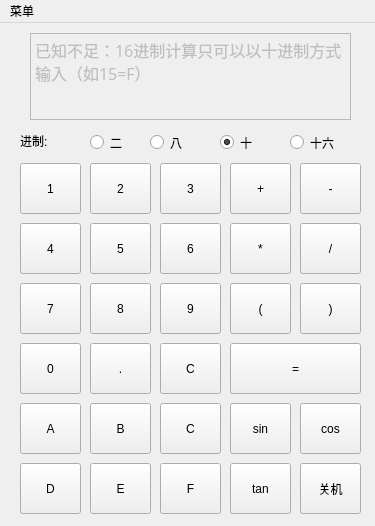
<?xml version="1.0" encoding="UTF-8"?>
<ui version="4.0">
 <class>MainWindow</class>
 <widget class="QMainWindow" name="MainWindow">
  <property name="geometry">
   <rect>
    <x>0</x>
    <y>0</y>
    <width>375</width>
    <height>526</height>
   </rect>
  </property>
  <property name="windowTitle">
   <string>MainWindow</string>
  </property>
  <widget class="QWidget" name="centralWidget">
   <widget class="QPushButton" name="pushButton">
    <property name="geometry">
     <rect>
      <x>20</x>
      <y>140</y>
      <width>61</width>
      <height>51</height>
     </rect>
    </property>
    <property name="text">
     <string>1</string>
    </property>
    <property name="shortcut">
     <string>1</string>
    </property>
   </widget>
   <widget class="QPushButton" name="pushButton_2">
    <property name="geometry">
     <rect>
      <x>90</x>
      <y>140</y>
      <width>61</width>
      <height>51</height>
     </rect>
    </property>
    <property name="text">
     <string>2</string>
    </property>
    <property name="shortcut">
     <string>2</string>
    </property>
   </widget>
   <widget class="QPushButton" name="pushButton_3">
    <property name="geometry">
     <rect>
      <x>160</x>
      <y>140</y>
      <width>61</width>
      <height>51</height>
     </rect>
    </property>
    <property name="text">
     <string>3</string>
    </property>
    <property name="shortcut">
     <string>3</string>
    </property>
   </widget>
   <widget class="QPushButton" name="pushButton_4">
    <property name="geometry">
     <rect>
      <x>20</x>
      <y>200</y>
      <width>61</width>
      <height>51</height>
     </rect>
    </property>
    <property name="text">
     <string>4</string>
    </property>
    <property name="shortcut">
     <string>4</string>
    </property>
   </widget>
   <widget class="QPushButton" name="pushButton_5">
    <property name="geometry">
     <rect>
      <x>90</x>
      <y>200</y>
      <width>61</width>
      <height>51</height>
     </rect>
    </property>
    <property name="text">
     <string>5</string>
    </property>
    <property name="shortcut">
     <string>5</string>
    </property>
   </widget>
   <widget class="QPushButton" name="pushButton_6">
    <property name="geometry">
     <rect>
      <x>160</x>
      <y>200</y>
      <width>61</width>
      <height>51</height>
     </rect>
    </property>
    <property name="text">
     <string>6</string>
    </property>
    <property name="shortcut">
     <string>6</string>
    </property>
   </widget>
   <widget class="QPushButton" name="pushButton_7">
    <property name="geometry">
     <rect>
      <x>20</x>
      <y>260</y>
      <width>61</width>
      <height>51</height>
     </rect>
    </property>
    <property name="text">
     <string>7</string>
    </property>
   </widget>
   <widget class="QPushButton" name="pushButton_8">
    <property name="geometry">
     <rect>
      <x>90</x>
      <y>260</y>
      <width>61</width>
      <height>51</height>
     </rect>
    </property>
    <property name="text">
     <string>8</string>
    </property>
    <property name="shortcut">
     <string>8</string>
    </property>
   </widget>
   <widget class="QPushButton" name="pushButton_9">
    <property name="geometry">
     <rect>
      <x>160</x>
      <y>260</y>
      <width>61</width>
      <height>51</height>
     </rect>
    </property>
    <property name="text">
     <string>9</string>
    </property>
    <property name="shortcut">
     <string>9</string>
    </property>
   </widget>
   <widget class="QPushButton" name="pushButton_0">
    <property name="geometry">
     <rect>
      <x>20</x>
      <y>320</y>
      <width>61</width>
      <height>51</height>
     </rect>
    </property>
    <property name="text">
     <string>0</string>
    </property>
    <property name="shortcut">
     <string>0</string>
    </property>
   </widget>
   <widget class="QPushButton" name="pushButton_Point">
    <property name="geometry">
     <rect>
      <x>90</x>
      <y>320</y>
      <width>61</width>
      <height>51</height>
     </rect>
    </property>
    <property name="text">
     <string>.</string>
    </property>
    <property name="shortcut">
     <string>.</string>
    </property>
   </widget>
   <widget class="QPushButton" name="pushButton_Is">
    <property name="geometry">
     <rect>
      <x>230</x>
      <y>320</y>
      <width>131</width>
      <height>51</height>
     </rect>
    </property>
    <property name="text">
     <string>=</string>
    </property>
    <property name="shortcut">
     <string>Enter</string>
    </property>
   </widget>
   <widget class="QPushButton" name="pushButton_Jia">
    <property name="geometry">
     <rect>
      <x>230</x>
      <y>140</y>
      <width>61</width>
      <height>51</height>
     </rect>
    </property>
    <property name="text">
     <string>+</string>
    </property>
    <property name="shortcut">
     <string>+</string>
    </property>
   </widget>
   <widget class="QPushButton" name="pushButton_Jian">
    <property name="geometry">
     <rect>
      <x>300</x>
      <y>140</y>
      <width>61</width>
      <height>51</height>
     </rect>
    </property>
    <property name="text">
     <string>-</string>
    </property>
    <property name="shortcut">
     <string>-</string>
    </property>
   </widget>
   <widget class="QPushButton" name="pushButton_Cheng">
    <property name="geometry">
     <rect>
      <x>230</x>
      <y>200</y>
      <width>61</width>
      <height>51</height>
     </rect>
    </property>
    <property name="text">
     <string>*</string>
    </property>
    <property name="shortcut">
     <string>*</string>
    </property>
   </widget>
   <widget class="QPushButton" name="pushButton_Chu">
    <property name="geometry">
     <rect>
      <x>300</x>
      <y>200</y>
      <width>61</width>
      <height>51</height>
     </rect>
    </property>
    <property name="text">
     <string>/</string>
    </property>
    <property name="shortcut">
     <string>/</string>
    </property>
   </widget>
   <widget class="QPushButton" name="pushButton_KH1">
    <property name="geometry">
     <rect>
      <x>230</x>
      <y>260</y>
      <width>61</width>
      <height>51</height>
     </rect>
    </property>
    <property name="text">
     <string>(</string>
    </property>
    <property name="shortcut">
     <string>(</string>
    </property>
   </widget>
   <widget class="QPushButton" name="pushButton_KH2">
    <property name="geometry">
     <rect>
      <x>300</x>
      <y>260</y>
      <width>61</width>
      <height>51</height>
     </rect>
    </property>
    <property name="text">
     <string>)</string>
    </property>
    <property name="shortcut">
     <string>)</string>
    </property>
   </widget>
   <widget class="QPushButton" name="pushButton_Clean">
    <property name="geometry">
     <rect>
      <x>160</x>
      <y>320</y>
      <width>61</width>
      <height>51</height>
     </rect>
    </property>
    <property name="text">
     <string>C</string>
    </property>
   </widget>
   <widget class="QTextEdit" name="textEdit">
    <property name="enabled">
     <bool>false</bool>
    </property>
    <property name="geometry">
     <rect>
      <x>30</x>
      <y>10</y>
      <width>321</width>
      <height>87</height>
     </rect>
    </property>
    <property name="font">
     <font>
      <family>Kristen ITC</family>
      <pointsize>22</pointsize>
     </font>
    </property>
    <property name="cursor" stdset="0">
     <cursorShape>ArrowCursor</cursorShape>
    </property>
    <property name="layoutDirection">
     <enum>Qt::RightToLeft</enum>
    </property>
    <property name="autoFillBackground">
     <bool>true</bool>
    </property>
    <property name="html">
     <string>&lt;!DOCTYPE HTML PUBLIC &quot;-//W3C//DTD HTML 4.0//EN&quot; &quot;http://www.w3.org/TR/REC-html40/strict.dtd&quot;&gt;
&lt;html&gt;&lt;head&gt;&lt;meta name=&quot;qrichtext&quot; content=&quot;1&quot; /&gt;&lt;style type=&quot;text/css&quot;&gt;
p, li { white-space: pre-wrap; }
&lt;/style&gt;&lt;/head&gt;&lt;body style=&quot; font-family:'Kristen ITC'; font-size:22pt; font-weight:400; font-style:normal;&quot;&gt;
&lt;p style=&quot; margin-top:0px; margin-bottom:0px; margin-left:0px; margin-right:0px; -qt-block-indent:0; text-indent:0px;&quot;&gt;&lt;span style=&quot; font-size:12pt;&quot;&gt;已知不足：16进制计算只可以以十进制方式输入（如15=F）&lt;/span&gt;&lt;/p&gt;&lt;/body&gt;&lt;/html&gt;</string>
    </property>
   </widget>
   <widget class="QRadioButton" name="radioButton">
    <property name="geometry">
     <rect>
      <x>90</x>
      <y>110</y>
      <width>41</width>
      <height>19</height>
     </rect>
    </property>
    <property name="text">
     <string>二</string>
    </property>
   </widget>
   <widget class="QLabel" name="label">
    <property name="geometry">
     <rect>
      <x>20</x>
      <y>110</y>
      <width>72</width>
      <height>15</height>
     </rect>
    </property>
    <property name="text">
     <string>进制:</string>
    </property>
   </widget>
   <widget class="QRadioButton" name="radioButton_2">
    <property name="geometry">
     <rect>
      <x>150</x>
      <y>110</y>
      <width>41</width>
      <height>19</height>
     </rect>
    </property>
    <property name="text">
     <string>八</string>
    </property>
   </widget>
   <widget class="QRadioButton" name="radioButton_3">
    <property name="geometry">
     <rect>
      <x>220</x>
      <y>110</y>
      <width>41</width>
      <height>19</height>
     </rect>
    </property>
    <property name="tabletTracking">
     <bool>false</bool>
    </property>
    <property name="acceptDrops">
     <bool>false</bool>
    </property>
    <property name="autoFillBackground">
     <bool>false</bool>
    </property>
    <property name="text">
     <string>十</string>
    </property>
    <property name="checked">
     <bool>true</bool>
    </property>
   </widget>
   <widget class="QRadioButton" name="radioButton_4">
    <property name="geometry">
     <rect>
      <x>290</x>
      <y>110</y>
      <width>61</width>
      <height>19</height>
     </rect>
    </property>
    <property name="tabletTracking">
     <bool>false</bool>
    </property>
    <property name="acceptDrops">
     <bool>false</bool>
    </property>
    <property name="autoFillBackground">
     <bool>false</bool>
    </property>
    <property name="text">
     <string>十六</string>
    </property>
    <property name="checked">
     <bool>false</bool>
    </property>
   </widget>
   <widget class="QPushButton" name="pushButton_10">
    <property name="geometry">
     <rect>
      <x>20</x>
      <y>380</y>
      <width>61</width>
      <height>51</height>
     </rect>
    </property>
    <property name="text">
     <string>A</string>
    </property>
    <property name="shortcut">
     <string>1</string>
    </property>
   </widget>
   <widget class="QPushButton" name="pushButton_11">
    <property name="geometry">
     <rect>
      <x>90</x>
      <y>380</y>
      <width>61</width>
      <height>51</height>
     </rect>
    </property>
    <property name="text">
     <string>B</string>
    </property>
    <property name="shortcut">
     <string>1</string>
    </property>
   </widget>
   <widget class="QPushButton" name="pushButton_12">
    <property name="geometry">
     <rect>
      <x>160</x>
      <y>380</y>
      <width>61</width>
      <height>51</height>
     </rect>
    </property>
    <property name="text">
     <string>C</string>
    </property>
    <property name="shortcut">
     <string>1</string>
    </property>
   </widget>
   <widget class="QPushButton" name="pushButton_13">
    <property name="geometry">
     <rect>
      <x>20</x>
      <y>440</y>
      <width>61</width>
      <height>51</height>
     </rect>
    </property>
    <property name="text">
     <string>D</string>
    </property>
    <property name="shortcut">
     <string>1</string>
    </property>
   </widget>
   <widget class="QPushButton" name="pushButton_14">
    <property name="geometry">
     <rect>
      <x>90</x>
      <y>440</y>
      <width>61</width>
      <height>51</height>
     </rect>
    </property>
    <property name="text">
     <string>E</string>
    </property>
    <property name="shortcut">
     <string>1</string>
    </property>
   </widget>
   <widget class="QPushButton" name="pushButton_15">
    <property name="geometry">
     <rect>
      <x>160</x>
      <y>440</y>
      <width>61</width>
      <height>51</height>
     </rect>
    </property>
    <property name="text">
     <string>F</string>
    </property>
    <property name="shortcut">
     <string>1</string>
    </property>
   </widget>
   <widget class="QPushButton" name="pushButton_16">
    <property name="geometry">
     <rect>
      <x>230</x>
      <y>380</y>
      <width>61</width>
      <height>51</height>
     </rect>
    </property>
    <property name="text">
     <string>sin</string>
    </property>
    <property name="shortcut">
     <string>1</string>
    </property>
   </widget>
   <widget class="QPushButton" name="pushButton_17">
    <property name="geometry">
     <rect>
      <x>300</x>
      <y>380</y>
      <width>61</width>
      <height>51</height>
     </rect>
    </property>
    <property name="text">
     <string>cos</string>
    </property>
    <property name="shortcut">
     <string>1</string>
    </property>
   </widget>
   <widget class="QPushButton" name="pushButton_18">
    <property name="geometry">
     <rect>
      <x>230</x>
      <y>440</y>
      <width>61</width>
      <height>51</height>
     </rect>
    </property>
    <property name="text">
     <string>tan</string>
    </property>
    <property name="shortcut">
     <string>1</string>
    </property>
   </widget>
   <widget class="QPushButton" name="pushButton_19">
    <property name="geometry">
     <rect>
      <x>300</x>
      <y>440</y>
      <width>61</width>
      <height>51</height>
     </rect>
    </property>
    <property name="text">
     <string>关机</string>
    </property>
    <property name="shortcut">
     <string>1</string>
    </property>
   </widget>
  </widget>
  <widget class="QMenuBar" name="menuBar">
   <property name="geometry">
    <rect>
     <x>0</x>
     <y>0</y>
     <width>375</width>
     <height>26</height>
    </rect>
   </property>
   <widget class="QMenu" name="menu">
    <property name="title">
     <string>菜单</string>
    </property>
    <addaction name="actionabout"/>
    <addaction name="actionexit"/>
   </widget>
   <addaction name="menu"/>
  </widget>
  <action name="actionabout">
   <property name="text">
    <string>关于...</string>
   </property>
  </action>
  <action name="actionexit">
   <property name="checkable">
    <bool>false</bool>
   </property>
   <property name="checked">
    <bool>false</bool>
   </property>
   <property name="text">
    <string>退出...</string>
   </property>
  </action>
 </widget>
 <layoutdefault spacing="6" margin="11"/>
 <resources/>
 <connections/>
</ui>
